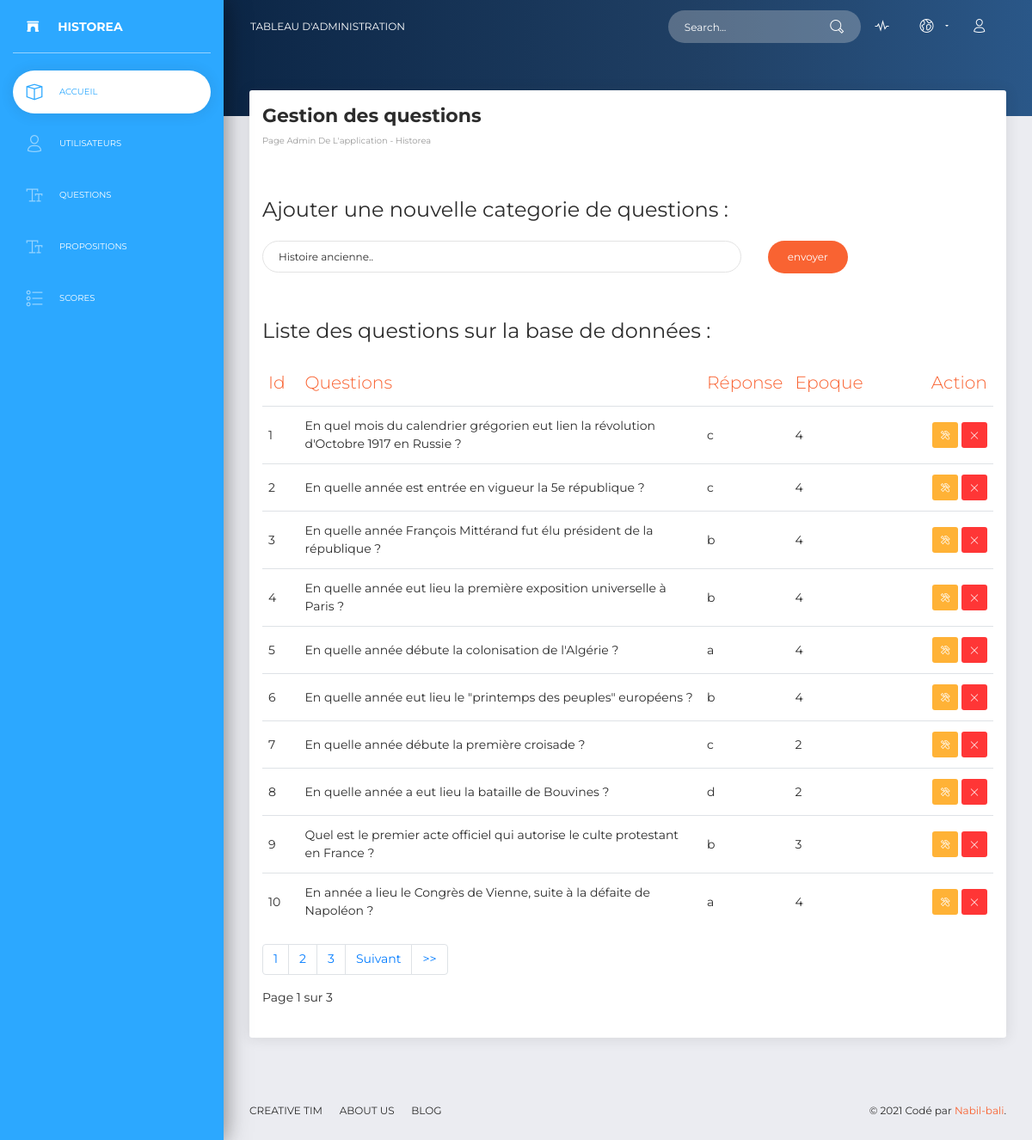
/?action=admin&admin=asks, run on the app's committed database.
### tables this page shows
CREATE TABLE IF NOT EXISTS `questions` (
  `id` int(11) NOT NULL AUTO_INCREMENT,
  `question` text NOT NULL,
  `a` varchar(225) NOT NULL,
  `b` varchar(225) NOT NULL,
  `c` varchar(225) NOT NULL,
  `d` varchar(225) NOT NULL,
  `solution` varchar(225) NOT NULL,
  `aire_geo` varchar(225) DEFAULT NULL,
  `epoque` varchar(225) DEFAULT NULL,
  PRIMARY KEY (`id`)
);

### controller/adminController.php (called while the page is built, shortened)
<?php
function asksContent() {
    $asks = new QuestionManager;
    $pagination = new Pagination();
    if (isset($_GET['page']))
    {
        $allAsks = $asks->readAllAsks($_GET['page']);
        $p = $pagination->paginate('questions',$_GET['page']);
    }
      else {
        $allAsks = $asks->readAllAsks();
        $p = $pagination->paginate('questions');
    }
    require_once 'wiew/admin/asksContent.php';
}

### model/model.php (called while the page is built, shortened)
<?php
class Model extends Connexion {
    public function countTable($table)
    {
        $cnt = $this->connect();
        $stm = $cnt->query('SELECT COUNT(*) FROM '. $table )->fetchColumn();
        return $stm;
    }
    public function nbrMaxPages($table)
    {
        $a = $this->countTable($table);
        $nbrMaxPages = ceil($a / self::NBR_DE_LIGNES);
        return $nbrMaxPages;
    }
    public function getPage($table, $page = NULL)
    {
        $currentPage = 1;
        $page = intval($page);
        return $currentPage;
    }
    public function getDepart($page, $nbrLignes)
    {
        $depart = ($page - 1) * $nbrLignes;
        return $depart;
    }
    public function readAll($table, $page = NULL)
    {
        $cnt = $this->connect();
        $page = $this->getPage($table, $page);
        $depart = $this->getDepart($page, self::NBR_DE_LIGNES);
        $stm = $cnt->query('SELECT * FROM '. $table .' LIMIT '. $depart.', '. self::NBR_DE_LIGNES);
        return $stm;
    }
}

### model/questionManager.php (called while the page is built, shortened)
<?php
class QuestionManager extends Model {
    private $_table = 'questions';
    public function readAllAsks($page = NULL) {
        $data = $this->readAll($this->_table, $page);
        return $data;
    }
}

### model/urls.php (called while the page is built, shortened)
<?php
class Urls
{
    public function unsetParam()
    {
        $url = parse_url($_SERVER['REQUEST_URI']);
        $query = parse_str($url['query'], $params);
        unset($params['page']);
        $query = http_build_query($params);
        $url = $url['path'].'?'.$query;
        return $url;
    }
}

### wiew/admin/asksContent.php (the view, shortened to what this page needs)
<div class="panel-header panel-header-sm">
</div>
<div class="content">
  <div class="row">
    <div class="col-md-12">
                <div class="card">
                  <div class="card-header">
                    <h5 class="title">Gestion des questions</h5>
                    <p class="category">page admin de l'application - Historea</p>
                  </div>
                  <div class="card-body">
                  <form action="" method="post" class="mt-4 mb-4">
                    <legend>Ajouter une nouvelle categorie de questions :</legend>
                      <div class="row align-items-center">
                        <div class="col-md-8">
                          <div class="form-group">
                            <input type="text" name="categorie" class="form-control" placeholder="" value="Histoire ancienne..">
                          </div>
                        </div>
                        <div class="col-md-4">
                          <div class="form-group">
                            <input type="submit" value="envoyer" name="newCategorie" class="btn btn-primary btn-round">
                          </div>
                        </div>
                      </div>
                    </form>
                    <h4>Liste des questions sur la base de données :</h4>
                    <div class="table-responsive">
                    <table class="table">
                    <thead class=" text-primary">
                      <th style="width:5%;">
                        Id
                      </th>
                      <th style="width:55%;">
                        Questions
                      </th>
                      <th style="width:10%;">
                        Réponse
                      </th>
                      <th style="width:10%;">
                        Epoque
                      </th>
                      <th class="text-right">
                        Action
                      </th>
                    </thead>
                    <tbody>
                    <?php
                    while($ligne = $allAsks->fetch())
                    {
                      ?>
                      <tr>
                        <td style="width:5%;">
                        <?= $ligne['id']?>
                        </td>
                        <td style="width:55%;">
                          <?= $ligne['question']?>
                        </td>
                        <td style="width:10%;">
                          <?= $ligne['solution'] ?>
                        </td>
                        <td style="width:10%;">
                          <?= $ligne['epoque'] ?>
                        </td>
                        <td class="td-actions text-right">
                          <button type="button" rel="tooltip" title="" class="btn btn-warning btn-icon btn-sm" data-original-title="Edit Task">
                          <a href="http://localhost/historea/?action=admin&admin=asks&idupdate=<?= $ligne['id'] ?>"><i class="now-ui-icons text-white ui-2_settings-90"></i></a>
                          </button>
                          <button type="button" rel="tooltip" title="" class="btn btn-danger btn-icon btn-sm" data-original-title="Remove">
                            <a href="http://localhost/historea/?action=admin&admin=asks&iddelete=<?= $ligne['id'] ?>"> <i class="now-ui-icons text-white ui-1_simple-remove"></i></a>
                          </button>
                        </td>
                      </tr>
                    <?php
                    }
                    ?>
                    </tbody>
                  </table>
                  <?=$p['link'];?>
                  <?=$p['text'];?>
                    </div>
                  </div>
                </div>
              </div>
            </div>
</div>
<?php
require 'header/adminFrame.php';
?>

### data on the page
questions: id "1", question "En quel mois du calendrier grégorien eut lien la révolution d'Octobre 1917 en Russie ?", solution "c", epoque "4"
questions: id "2", question "En quelle année est entrée en vigueur la 5e république ?", solution "c", epoque "4"
questions: id "3", question "En quelle année François Mittérand fut élu président de la république ?", solution "b", epoque "4"
questions: id "4", question "En quelle année eut lieu la première exposition universelle à Paris ?", solution "b", epoque "4"
questions: id "5", question "En quelle année débute la colonisation de l'Algérie ?", solution "a", epoque "4"
questions: id "6", question "En quelle année eut lieu le \"printemps des peuples\" européens ?", solution "b", epoque "4"
questions: id "7", question "En quelle année débute la première croisade ?", solution "c", epoque "2"
questions: id "8", question "En quelle année a eut lieu la bataille de Bouvines ?", solution "d", epoque "2"
questions: id "9", question "Quel est le premier acte officiel qui autorise le culte protestant en France ?", solution "b", epoque "3"
questions: id "10", question "En année a lieu le Congrès de Vienne, suite à la défaite de Napoléon ?", solution "a", epoque "4"

### other printed values
$currentPage "1"
$nbrPages "3"
